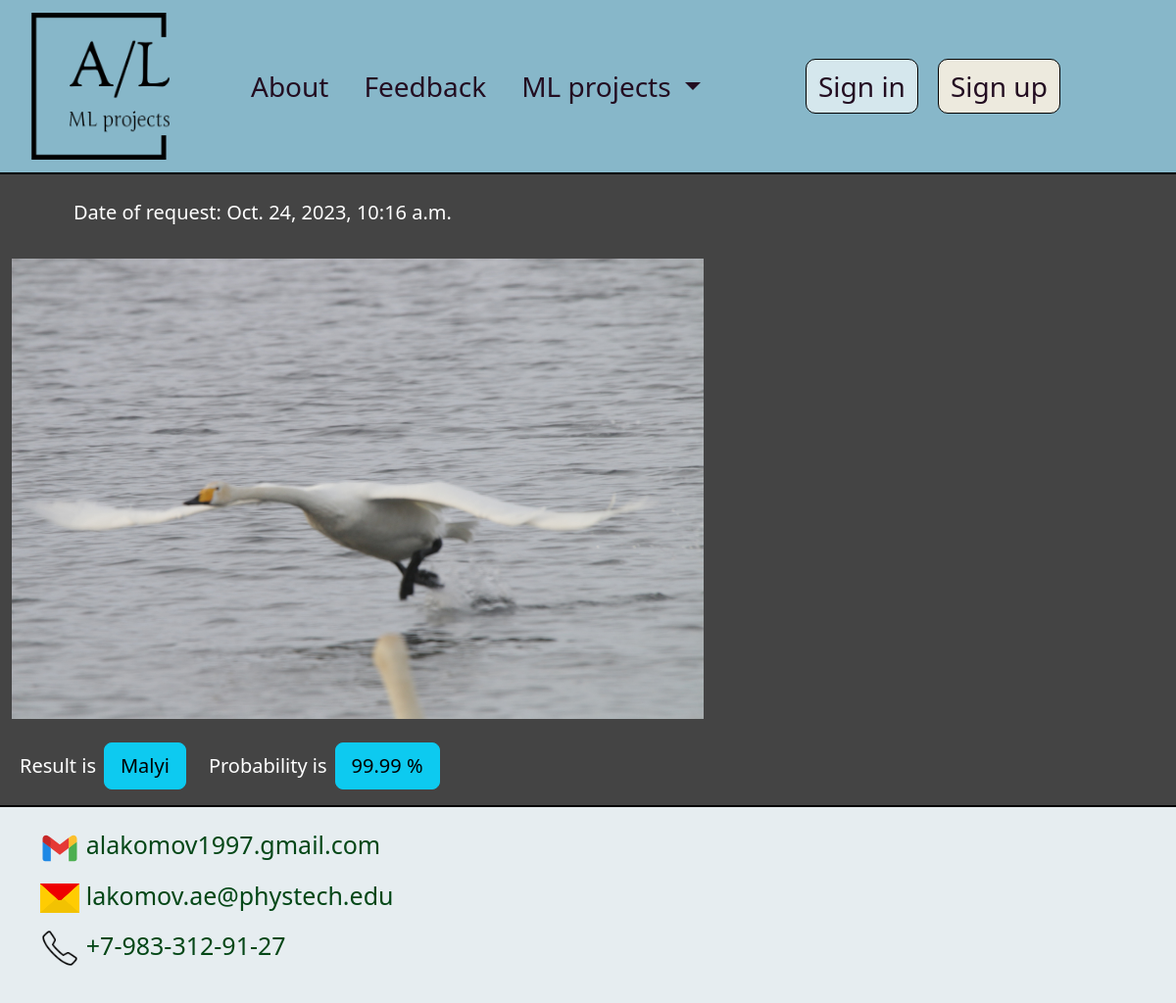
Screenshot of /classification_project_history/94 with the database file from the repository.
### main_app/models.py (models this page shows, shortened)
class SwanClfData(models.Model):
    user = models.ForeignKey(CustomUser, on_delete=models.CASCADE)
    time_created = models.DateTimeField(auto_now_add=True)
    result = models.ForeignKey(SwanClfResult, on_delete=models.CASCADE)
    proba = models.FloatField(default=1)
    image_id = models.ForeignKey(SwanImage, on_delete=models.CASCADE)

class SwanImage(models.Model):
    image = models.ImageField(upload_to="swan_classification/photos/", max_length=200)

class SwanClfResult(models.Model):
    result = models.CharField(max_length=100)
    def __str__(self):
        return self.result

### main_app/views.py (the view)
# urls.py: path('classification_project_history/<int:data_id>', cv_project_history, name="clf_project_history"),
def cv_project_history(request, data_id):
    data = SwanClfData.objects.prefetch_related("result").get(pk=data_id)
    img = data.image_id
    proba = round(data.proba * 100, 2)
    print(proba)
    context = {"img": img, "data": data, "proba": proba}
    return render(request, "main_app/clf_history.html", context)

### main_app/templates/main_app/clf_history.html (shortened to what this page needs)
{% extends 'main_app/base.html' %}
{% load static %}
{% block menu %}
    <li class="nav-item "> <a class = "nav-link" href="{% url 'about' %}" target="_blank"> About </a> </li>
    <li class="nav-item"> <a class = "nav-link" href="{% url 'feedback' %}" target="_blank"> Feedback </a> </li>
        <li class="nav-item dropdown">
      <a class="nav-link dropdown-toggle" role="button" data-bs-toggle="dropdown" href="#"> ML projects </a>
  </li>
{% endblock %}
{% block content %}
<div class="container-fluid main_div">
    <div class="row">
        <div class="col-10 py-4 ms-lg-5">
            <label> Date of request: {{ data.time_created }}</label>
        </div>
    </div>
    <img id="Clf_image" class="py-2" src="{{ img.image.url }}">
    <div class="row px-2">
        <div class="col-12 d-flex flex-row align-items-center py-3">
            <div class="d-flex flex-sm-row flex-column align-items-center">
                <label style="margin-left:0px"> Result is </label>
                <div class="px-2">
                  <button class="btn btn-info btn-lg"> {{ data.result }} </button>
                </div>
            </div>
            <div class="d-flex flex-sm-row flex-column align-items-center">
                <label> Probability is </label>
                <div class="px-2">
                    <button class="btn btn-info btn-lg"> {{ proba }} % </button>
                </div>
            </div>
        </div>
    </div>
</div>
{% endblock %}

### main_app/static/main_app/css/navbar_styles.css (style rules this page uses)
:root { --header_text_color: #230D21; --header_background_color: #87b7c9; --header_background_color_accent: #609cb3; --header_text_color_accent: #F8F8FF; --transition_time: 0.2s; --background-color: #444444; }
body { min-width: 320px; }
a { text-decoration: none; color:#90d4b5; }
label { font-size: 20px; color:white; margin-left:15px; }
.main_div { background-color:#444444; border-bottom:2px solid black; border-top: 2px solid black; }
.nav-item { margin-right:20px; }
.nav-item:first-child { margin-left: 0; }
.nav-link { font-size:28px; color: var(--header_text_color) !important; }
#Clf_image { width:60%; height:60%; }

### rows the page displays
SwanClfData: time_created "Oct. 24, 2023, 10:16 a.m.", result "Malyi"
SwanImage: image (picture)

### other values shown
{{ proba }} "99.99"
